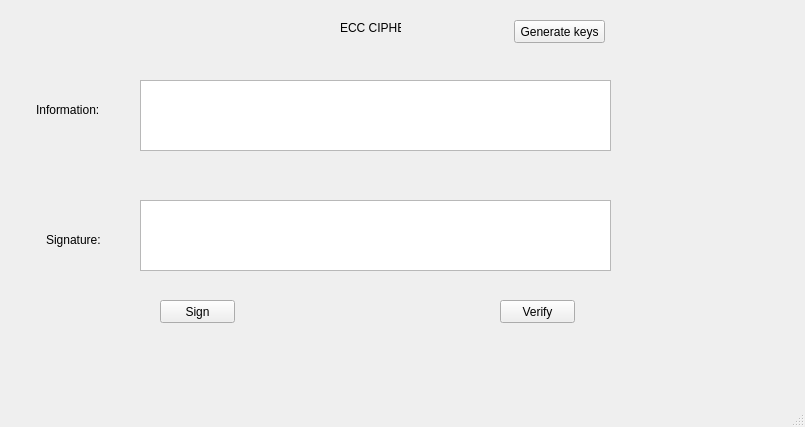
<?xml version="1.0" encoding="UTF-8"?>
<ui version="4.0">
 <class>MainWindow</class>
 <widget class="QMainWindow" name="MainWindow">
  <property name="geometry">
   <rect>
    <x>0</x>
    <y>0</y>
    <width>805</width>
    <height>427</height>
   </rect>
  </property>
  <property name="windowTitle">
   <string>MainWindow</string>
  </property>
  <widget class="QWidget" name="centralwidget">
   <widget class="QLabel" name="label">
    <property name="geometry">
     <rect>
      <x>340</x>
      <y>20</y>
      <width>61</width>
      <height>16</height>
     </rect>
    </property>
    <property name="text">
     <string>ECC CIPHER</string>
    </property>
   </widget>
   <widget class="QLabel" name="label_2">
    <property name="geometry">
     <rect>
      <x>36</x>
      <y>100</y>
      <width>71</width>
      <height>20</height>
     </rect>
    </property>
    <property name="text">
     <string>Information:</string>
    </property>
   </widget>
   <widget class="QLabel" name="label_3">
    <property name="geometry">
     <rect>
      <x>46</x>
      <y>230</y>
      <width>61</width>
      <height>20</height>
     </rect>
    </property>
    <property name="text">
     <string>Signature:</string>
    </property>
   </widget>
   <widget class="QPlainTextEdit" name="txt_info">
    <property name="geometry">
     <rect>
      <x>140</x>
      <y>80</y>
      <width>471</width>
      <height>71</height>
     </rect>
    </property>
   </widget>
   <widget class="QPlainTextEdit" name="txt_sign">
    <property name="geometry">
     <rect>
      <x>140</x>
      <y>200</y>
      <width>471</width>
      <height>71</height>
     </rect>
    </property>
   </widget>
   <widget class="QPushButton" name="btn_sign">
    <property name="geometry">
     <rect>
      <x>160</x>
      <y>300</y>
      <width>75</width>
      <height>23</height>
     </rect>
    </property>
    <property name="text">
     <string>Sign</string>
    </property>
   </widget>
   <widget class="QPushButton" name="btn_verify">
    <property name="geometry">
     <rect>
      <x>500</x>
      <y>300</y>
      <width>75</width>
      <height>23</height>
     </rect>
    </property>
    <property name="text">
     <string>Verify</string>
    </property>
   </widget>
   <widget class="QPushButton" name="btn_gen_keys">
    <property name="geometry">
     <rect>
      <x>514</x>
      <y>20</y>
      <width>91</width>
      <height>23</height>
     </rect>
    </property>
    <property name="text">
     <string>Generate keys</string>
    </property>
   </widget>
  </widget>
  <widget class="QMenuBar" name="menubar">
   <property name="geometry">
    <rect>
     <x>0</x>
     <y>0</y>
     <width>805</width>
     <height>21</height>
    </rect>
   </property>
  </widget>
  <widget class="QStatusBar" name="statusbar"/>
 </widget>
 <resources/>
 <connections/>
</ui>
